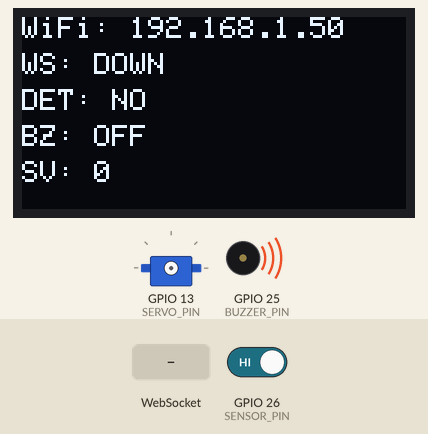
A sketch run on a simulated ESP32. Shown: 128×64 one-colour display, servo, buzzer (waves = sounding, pin HIGH). The inputs (shaded band) are chosen by the test bench; at power-on: GPIO 26 (SENSOR_PIN) HIGH. WiFi joins after 1.5 s; servers stay silent unless stated; uploads are accepted with an empty reply; what the sketch prints to the serial monitor is not drawn.

Above: at 3.0 s.
3.1 s: GPIO 26 (SENSOR_PIN) driven LOW
At 3.24 s:
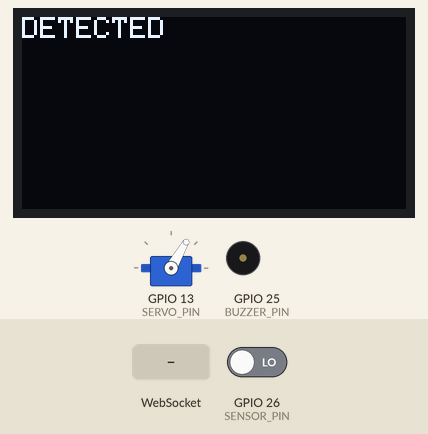
At 3.7 s:
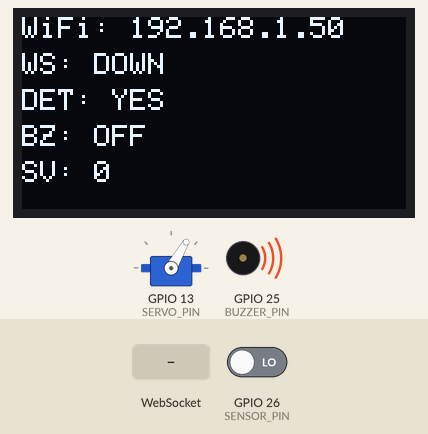
4.8 s: WebSocket text "1" received
At 14.6 s:
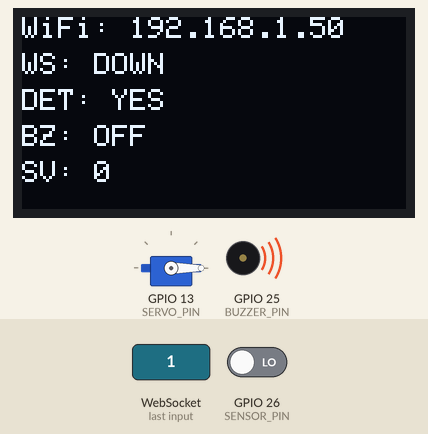
Timing chart, 0 to 14.9 s (numbered marks = the images above; inputs shaded):
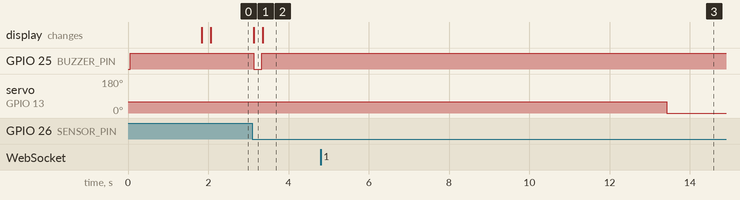

The sketch:

project.ino
```cpp
/*
  ESP32 Magnetic Detector — FINAL (Backend-ready)
  - WS (รับคำสั่งจากเว็บ):      ws://HOST:PORT/ws/device
  - HTTP (ส่ง telemetry ไปเว็บ):  POST http://HOST:PORT/api/ingest
  - Sensor: Digital ACTIVE-LOW @ GPIO26
  - Buzzer: Active-LOW @ GPIO25
  - Servo:  GPIO13, ปัด 45° ตอน detect แล้ว detach
  - OLED:   SSD1306 I2C, SDA=21 SCL=22, addr 0x3C

  Require libs:
    - WebSockets by Markus Sattler (WebSocketsClient.h)
    - ArduinoJson v6
    - ESP32Servo
    - Adafruit SSD1306 + Adafruit GFX
*/

#include <Wire.h>
#include <Adafruit_GFX.h>
#include <Adafruit_SSD1306.h>
#include <ESP32Servo.h>

#include <WiFi.h>
#include <HTTPClient.h>
#include <WebSocketsClient.h>
#include <ArduinoJson.h>

// ---------- OLED ----------
#define SCREEN_WIDTH 128
#define SCREEN_HEIGHT 64
Adafruit_SSD1306 display(SCREEN_WIDTH, SCREEN_HEIGHT, &Wire, -1);

// ---------- PIN CONFIG ----------
const int SENSOR_PIN = 26;  // Digital sensor ACTIVE-LOW (LOW = detected)
const int BUZZER_PIN = 25;  // Active-LOW buzzer (LOW = beep)
const int SERVO_PIN = 13;   // Servo PWM

// ---------- SERVO BEHAVIOR ----------
const int REST_ANGLE = 0;    // มุมพัก
const int SWING_DELTA = 60;  // ปัด 45° เมื่อพบวัตถุ

Servo tap_servo;
bool servoAttached = false;
bool prevDetected = false;

// ---------- Wi-Fi / Backend ----------
const char* WIFI_SSID = "YOUR_WIFI_SSID";
const char* WIFI_PASS = "YOUR_WIFI_PASSWORD";

const char* HOST = "YOUR_BACKEND_IP";  // IP เครื่องที่รัน backend.js
const uint16_t PORT = 3100;        // พอร์ต backend.js (ปกติ 3100)

// ---------- WS (รับคำสั่ง) ----------
WebSocketsClient ws;
const char* WS_PATH = "/ws/device";

// ---------- Telemetry ----------
uint32_t lastSendMs = 0;
const uint32_t TELEMETRY_PERIOD_MS = 500;  // ส่งทุก 500 ms

// ---------- State (ซิงก์กับเว็บ) ----------
float threshold = 0.50f;  // 0..1 (เก็บไว้ให้เว็บปรับ, สำหรับ digital ไม่ได้ใช้เทียบจริง)
bool buzzer_on = false;
int servo_angle = 0;

// ---------- Helpers ----------
void showText(const char* l1, const char* l2 = nullptr) {
  display.clearDisplay();
  display.setTextSize(1);
  display.setCursor(0, 0);
  display.println(l1);
  if (l2) {
    display.setCursor(0, 12);
    display.println(l2);
  }
  display.display();
}

void attachServoIfNeeded() {
  if (!servoAttached) {
    tap_servo.attach(SERVO_PIN, 500, 2500);
    tap_servo.write(REST_ANGLE);
    servoAttached = true;
  }
}

void detachServoIfNeeded() {
  if (servoAttached) {
    tap_servo.detach();
    servoAttached = false;
  }
}

void setBuzzer(bool on) {
  buzzer_on = on;
  digitalWrite(BUZZER_PIN, on ? LOW : HIGH);  // Active-LOW
}

void setServoAngle(int deg) {
  servo_angle = constrain(deg, 0, 180);
  attachServoIfNeeded();
  tap_servo.write(servo_angle);
}

void beep(unsigned long ms = 150) {
  setBuzzer(true);
  delay(ms);
  setBuzzer(false);
}

bool readDetected() {
  return (digitalRead(SENSOR_PIN) == LOW);  // ACTIVE-LOW
}

void drawOLED(bool det) {
  display.clearDisplay();
  display.setTextColor(SSD1306_WHITE);
  display.setTextSize(1);
  display.setCursor(0, 0);
  display.print("WiFi: ");
  if (WiFi.status() == WL_CONNECTED) display.print(WiFi.localIP());
  else display.print("DOWN");

  display.setCursor(0, 12);
  display.print("WS: ");
  display.print(ws.isConnected() ? "OK" : "DOWN");

  display.setCursor(0, 24);
  display.print("DET: ");
  display.print(det ? "YES" : "NO ");

  display.setCursor(0, 36);
  display.print("BZ: ");
  display.print(buzzer_on ? "ON " : "OFF");

  display.setCursor(0, 48);
  display.print("SV: ");
  display.print(servo_angle);
  display.display();
}

// ---------- HTTP: POST /api/ingest ----------
void sendTelemetryHTTP(bool detected) {
  if (WiFi.status() != WL_CONNECTED) return;

  WiFiClient client;
  client.setTimeout(1200);
  HTTPClient http;

  String url = String("http://") + HOST + ":" + String(PORT) + "/api/ingest";
  if (!http.begin(client, url)) return;

  http.setTimeout(1500);
  http.addHeader("Content-Type", "application/json");

  // value: 0/100 สำหรับ digital sensor
  StaticJsonDocument<256> doc;
  doc["value"] = detected ? 100.0f : 0.0f;
  doc["threshold"] = threshold;
  doc["detected"] = detected;
  doc["buzzer_on"] = buzzer_on;
  doc["servo_angle"] = servo_angle;

  String body;
  serializeJson(doc, body);
  http.POST(body);
  http.end();
}

// ---------- WS callbacks (รับคำสั่งจากเว็บ) ----------
void onWsEvent(WStype_t type, uint8_t* payload, size_t length) {
  switch (type) {
    case WStype_CONNECTED:
      Serial.printf("[WS] Connected ws://%s:%u%s\n", HOST, PORT, WS_PATH);
      break;

    case WStype_DISCONNECTED:
      Serial.println("[WS] Disconnected");
      break;

    case WStype_TEXT:
      {
        StaticJsonDocument<256> doc;
        DeserializationError err = deserializeJson(doc, payload, length);
        if (err) {
          Serial.printf("[WS] JSON error: %s\n", err.c_str());
          return;
        }

        // คาดว่า backend ส่ง {"type":"control", ...}
        if (doc.containsKey("buzzer_on")) {
          setBuzzer((bool)doc["buzzer_on"]);
          Serial.printf("[CTRL] buzzer_on=%d\n", buzzer_on);
        }
        if (doc.containsKey("servo_angle")) {
          setServoAngle((int)doc["servo_angle"]);
          Serial.printf("[CTRL] servo_angle=%d\n", servo_angle);
        }
        if (doc.containsKey("threshold")) {
          threshold = (float)doc["threshold"];
          threshold = constrain(threshold, 0.0f, 1.0f);
          Serial.printf("[CTRL] threshold=%.2f\n", threshold);
        }
        if (doc.containsKey("beep_ms")) {
          unsigned long ms = (unsigned long)doc["beep_ms"];
          beep(min(ms, (unsigned long)2000));
        }
        break;
      }

    default: break;
  }
}

// ---------- Setup / Loop ----------
void setup() {
  Serial.begin(115200);

  // OLED
  Wire.begin(21, 22);
  if (!display.begin(SSD1306_SWITCHCAPVCC, 0x3C)) {
    Serial.println("SSD1306 init failed");
    for (;;)
      ;
  }
  display.setTextColor(SSD1306_WHITE);
  showText("BOOT", "Backend-ready");

  // IO
  pinMode(SENSOR_PIN, INPUT_PULLUP);  // ACTIVE-LOW
  pinMode(BUZZER_PIN, OUTPUT);
  digitalWrite(BUZZER_PIN, HIGH);  // silent

  // Wi-Fi
  WiFi.mode(WIFI_STA);
  WiFi.begin(WIFI_SSID, WIFI_PASS);
  Serial.printf("[WiFi] Connecting to %s", WIFI_SSID);
  while (WiFi.status() != WL_CONNECTED) {
    Serial.print('.');
    delay(350);
  }
  Serial.printf("\n[WiFi] IP: %s\n", WiFi.localIP().toString().c_str());
  showText("WiFi OK", WiFi.localIP().toString().c_str());

  // WS (รับคำสั่ง)
  ws.begin(HOST, PORT, WS_PATH);  // ws://HOST:PORT/ws/device
  ws.onEvent(onWsEvent);
  ws.setReconnectInterval(5000);
  ws.enableHeartbeat(15000, 3000, 2);
}

void loop() {
  // WS keepalive
  ws.loop();

  // อ่านเซ็นเซอร์
  bool detected = readDetected();

  // ทริกเกอร์เมื่อมีการเปลี่ยนสถานะ (สั้น ๆ เหมือนเดิม)
  if (detected && !prevDetected) {
    Serial.println("[SENSOR] DETECTED");
    showText("DETECTED");

    attachServoIfNeeded();
    tap_servo.write(REST_ANGLE + SWING_DELTA);  // ปัดไป 45°
    beep(200);

    // ค้างไว้ 10 วินาทีเต็ม
    unsigned long holdStart = millis();
    while (millis() - holdStart < 10000) {  // 10 วินาที = 5000 ms
      ws.loop();                            // ให้ยังเชื่อมต่อ WS อยู่
      drawOLED(true);                       // อัปเดตหน้าจอ OLED ระหว่างรอ
      delay(100);
    }

    // กลับมาที่มุมพัก
    tap_servo.write(REST_ANGLE);
    delay(500);
    detachServoIfNeeded();
  } else if (!detected && prevDetected) {
    Serial.println("[SENSOR] IDLE");
    showText("IDLE", "Waiting...");
    setBuzzer(false);
  }
  prevDetected = detected;

  // ส่ง telemetry เป็นคาบ
  uint32_t now = millis();
  if (now - lastSendMs >= TELEMETRY_PERIOD_MS) {
    lastSendMs = now;
    sendTelemetryHTTP(detected);  // ← ส่งค่าไปเว็บที่ /api/ingest
    drawOLED(detected);
    Serial.printf("[TX] value=%d det=%d buz=%d ang=%d th=%.2f\n",
                  detected ? 100 : 0, detected, buzzer_on, servo_angle, threshold);
  }

  delay(10);
}
```

Measured:
- after the input at 3.1 s, GPIO 25 (BUZZER_PIN): HIGH → LOW at once, → HIGH 0.20 s later; the display: changes at once (image 1)
